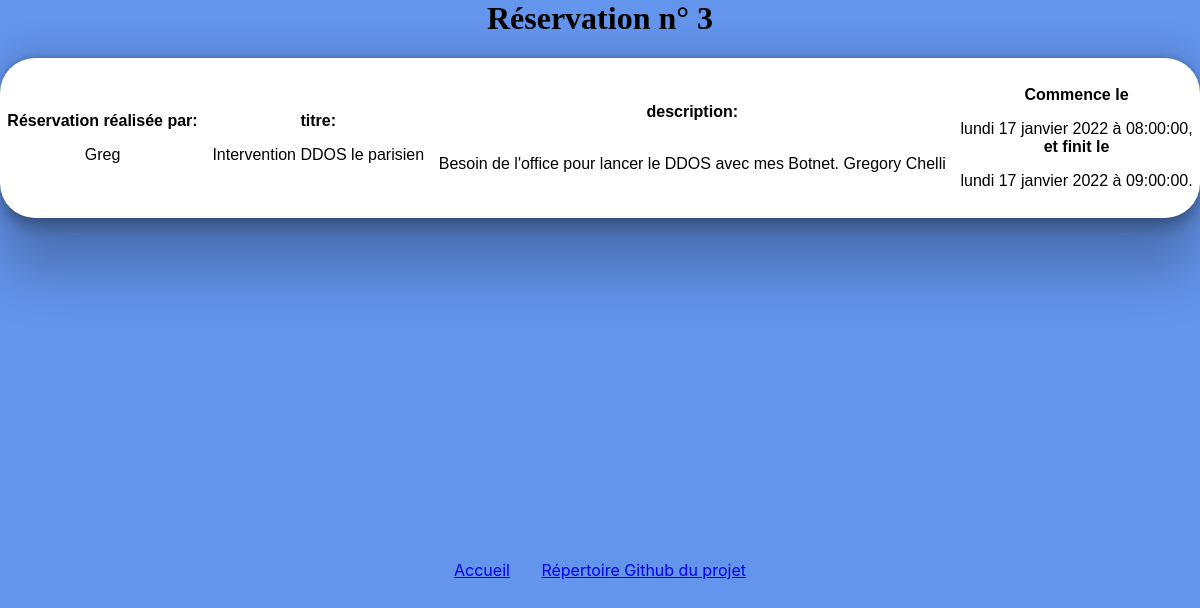
Page /pages/reservation.php?id=3 (signed in) on the committed database.
### tables this page shows
CREATE TABLE IF NOT EXISTS `reservations` (
  `id` int(11) NOT NULL AUTO_INCREMENT,
  `titre` varchar(255) NOT NULL,
  `description` text NOT NULL,
  `debut` datetime NOT NULL,
  `fin` datetime NOT NULL,
  `id_utilisateur` int(11) NOT NULL,
  PRIMARY KEY (`id`)
);

CREATE TABLE IF NOT EXISTS `utilisateurs` (
  `id` int(11) NOT NULL AUTO_INCREMENT,
  `login` varchar(255) NOT NULL,
  `password` varchar(255) NOT NULL,
  PRIMARY KEY (`id`)
);

### classes/classCrenneau.php (called while the page is built, shortened)
<?php
class Creneaux {
    private $pdo;
    public function __construct(){
        $this->pdo = new PDO('mysql:host=localhost;dbname=reservationsalles', 'root', '', [
            PDO::ATTR_ERRMODE => PDO::ERRMODE_EXCEPTION,
            PDO::ATTR_DEFAULT_FETCH_MODE => PDO::FETCH_ASSOC]);
    }
    public function getEventById(int $id): array {
        $sql = "SELECT reservations.id, reservations.titre, reservations.description, reservations.debut, reservations.fin, utilisateurs.login
            FROM reservations JOIN utilisateurs
            ON utilisateurs.id = reservations.id_utilisateur
            WHERE reservations.id = $id";
        $stmt = $this->pdo->prepare($sql);
        $stmt->execute([':id'=>$id]);
        $results = $stmt->fetch(PDO::FETCH_ASSOC);
        return $results;
    }
}
?>

### pages/reservation.php (the view, shortened to what this page needs)
<?php
require_once('../classes/fonctions.php');
require_once('../classes/classCrenneau.php');
if (isset($_SESSION['id'])) {
    $event = new Creneaux;
    $eventInfos = $event->getEventbyId($_GET["id"]);
    $timestampStart = strtotime($eventInfos['debut']);
    $timestampEnd = strtotime($eventInfos['fin']);
    $formated = new IntlDateFormatter('fr_FR', IntlDateFormatter::FULL, IntlDateFormatter::MEDIUM);
}
else {
    $_SESSION['error'] = "<div class = messagered>Cette page n'a pas été accédé par le planning</div>";
}
?>
<link rel="stylesheet" href="../CSS/reservation.css">
<link rel="stylesheet" href="../style.css">
<main>
<h1> Réservation n° <?php if (isset($_SESSION['id'])) { echo($_GET["id"]);  }?>  </h1>
<?php
    if (isset($_SESSION['error'])):
        echo '<p class="error">' . $_SESSION['error'] . '</p>';
        unset($_SESSION['error']);
    else :
?>
    <section id="booking">
    <article class="Pbooking">
    <p>Réservation réalisée par:</p> <?= $eventInfos['login']; ?>
    </article>
    <article class="Pbooking">
    <p>titre:</p> <?= $eventInfos['titre']; ?>
    </article>
    <article class="Pbooking">
    <p>description:</p><br>
        <?= $eventInfos['description']; ?>
    </article>
    <article class="Pbooking">
    <p>Commence le </p> <?= $formated->format($timestampStart) ?>, <br>
    <p> et finit le </p> <?= $formated->format($timestampEnd); ?>.
    </article>
    </section>
    <?php endif; ?>
</main>

### CSS/reservation.css (style rules this page uses)
h1 { text-align: center; font-family: 'Alfa Slab One', cursive; }
main { min-height: 70vh; }
#booking { display: flex; justify-content: space-around; height: 20vh; background-color: white; border-radius: 35px; box-shadow: rgba(0, 0, 0, 0.25) 0px 54px 55px, rgba(0, 0, 0, 0.12) 0px -12px 30px, rgba(0, 0, 0, 0.12) 0px 4px 6px, rgba(0, 0, 0, 0.17) 0px 12px 13px, rgba(0, 0, 0, 0.09) 0px -3px 5px; }
#booking p { font-family: 'Arimo', sans-serif; }
.Pbooking { display: flex; flex-direction: column; justify-content: center; align-items: center; font-family: 'Arimo', sans-serif; }
.Pbooking p { font-family: 'Alfa Slab One', cursive; font-weight: bold; }

### style.css (style rules this page uses)
* { font-family: -apple-system, BlinkMacSystemFont, 'Segoe UI', Roboto, Oxygen, Ubuntu, Cantarell, 'Open Sans', 'Helvetica Neue', sans-serif; margin-top: 0; margin-left: 0; margin-right: 0; }
.footerlivreor { display: flex; justify-content: center; }
article { overflow-x: hidden; }

### rows in the picture
reservations: id_utilisateur.login "Greg", titre "Intervention DDOS le parisien", description "Besoin de l'office pour lancer le DDOS avec mes Botnet. Gregory Chelli", debut "lundi 17 janvier 2022 à 08:00:00", fin "lundi 17 janvier 2022 à 09:00:00"

### other values in the picture
$_GET["id"] "3"
